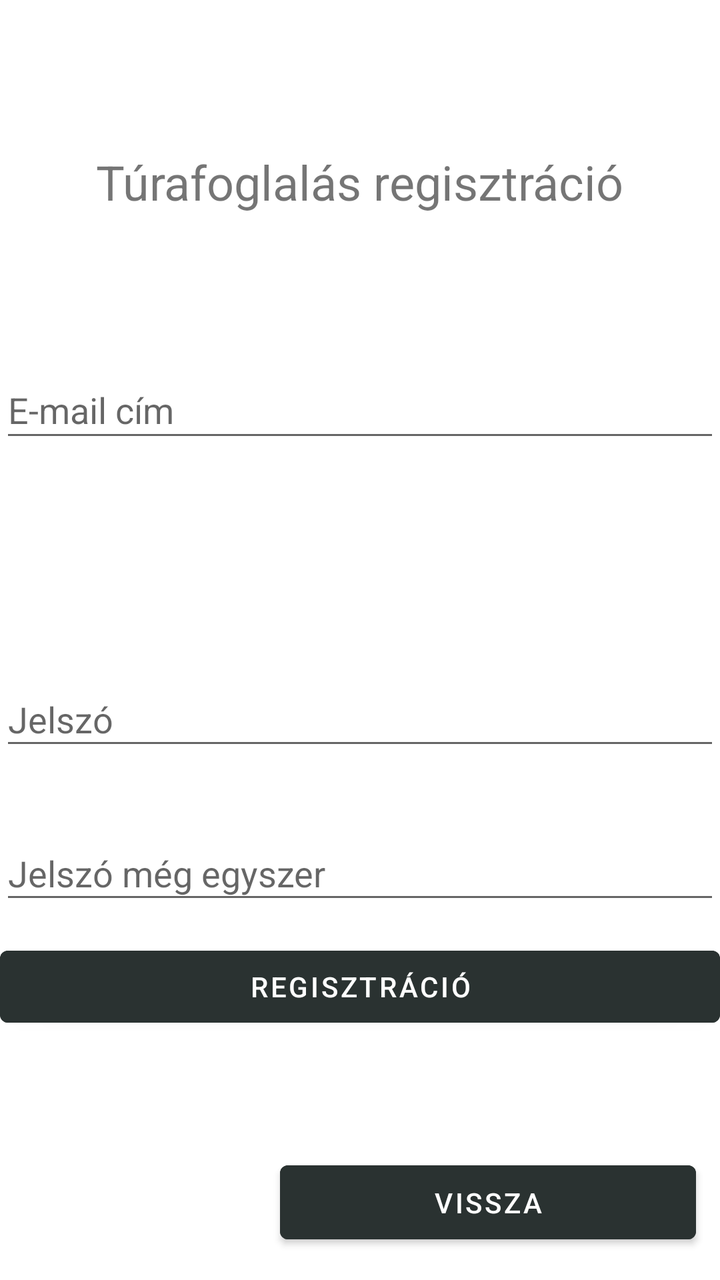
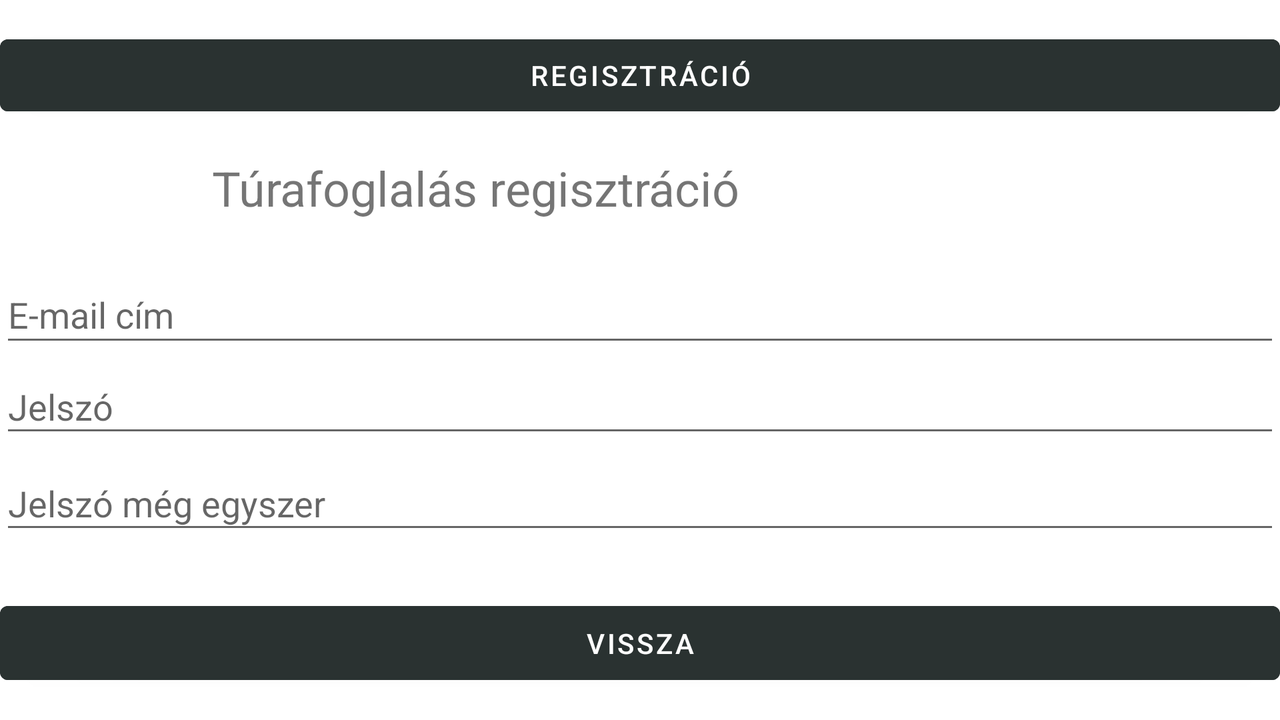

Compare how this app lays out the same screen by default and in its alternative resource folder. The renders come first, then the two layout files and the values they reference.
<!-- AndroidManifest.xml: application theme Theme.Turafoglalas -->
<!-- res/layout/activity_register.xml -->
<?xml version="1.0" encoding="utf-8"?>
<androidx.constraintlayout.widget.ConstraintLayout xmlns:android="http://schemas.android.com/apk/res/android"
    xmlns:app="http://schemas.android.com/apk/res-auto"
    xmlns:tools="http://schemas.android.com/tools"
    android:layout_width="match_parent"
    android:layout_height="match_parent"
    tools:context=".activity.RegisterActivity">

    <TextView
        android:id="@+id/textView"
        android:layout_width="wrap_content"
        android:layout_height="wrap_content"
        android:text="@string/app_register_text"
        android:textSize="24sp"
        app:layout_constraintBottom_toBottomOf="parent"
        app:layout_constraintEnd_toEndOf="parent"
        app:layout_constraintStart_toStartOf="parent"
        app:layout_constraintTop_toTopOf="parent"
        app:layout_constraintVertical_bias="0.123" />

    <EditText
        android:id="@+id/input_email"
        android:layout_width="@dimen/login_elements_width"
        android:layout_height="45dp"
        android:ems="10"
        android:hint="@string/email_text"
        android:inputType="textEmailAddress"
        app:layout_constraintBottom_toBottomOf="parent"
        app:layout_constraintEnd_toEndOf="parent"
        app:layout_constraintStart_toStartOf="parent"
        app:layout_constraintTop_toTopOf="parent"
        app:layout_constraintVertical_bias="0.304" />

    <EditText
        android:id="@+id/input_password"
        android:layout_width="@dimen/login_elements_width"
        android:layout_height="44dp"
        android:layout_marginBottom="150dp"
        android:ems="10"
        android:hint="@string/password_text"
        android:inputType="textPassword"
        app:layout_constraintBottom_toBottomOf="parent"
        app:layout_constraintEnd_toEndOf="parent"
        app:layout_constraintStart_toStartOf="parent"
        app:layout_constraintTop_toBottomOf="@+id/input_email"
        app:layout_constraintVertical_bias="@dimen/register_input_bias" />

    <EditText
        android:id="@+id/input_password_again"
        android:layout_width="@dimen/login_elements_width"
        android:layout_height="44dp"
        android:layout_marginBottom="150dp"
        android:ems="10"
        android:hint="@string/password_again_text"
        android:inputType="textPassword"
        app:layout_constraintBottom_toBottomOf="parent"
        app:layout_constraintEnd_toEndOf="parent"
        app:layout_constraintStart_toStartOf="parent"
        app:layout_constraintTop_toBottomOf="@+id/input_password"
        app:layout_constraintVertical_bias="@dimen/register_input_bias" />

    <Button
        android:id="@+id/button_register"
        android:layout_width="@dimen/login_elements_width"
        android:layout_height="wrap_content"
        android:backgroundTint="@color/button_color"
        android:text="@string/register_text"
        android:onClick="register"
        app:layout_constraintBottom_toBottomOf="parent"
        app:layout_constraintEnd_toEndOf="parent"
        app:layout_constraintStart_toStartOf="parent"
        app:layout_constraintTop_toBottomOf="@+id/input_password_again"
        app:layout_constraintVertical_bias="0.091"
        tools:ignore="UsingOnClickInXml" />

    <Button
        android:id="@+id/button_back"
        android:layout_width="208dp"
        android:layout_height="49dp"
        android:backgroundTint="@color/button_color"
        android:onClick="back"
        android:text="@string/back_text"
        app:layout_constraintBottom_toBottomOf="parent"
        app:layout_constraintEnd_toEndOf="parent"
        app:layout_constraintHorizontal_bias="0.921"
        app:layout_constraintStart_toStartOf="parent"
        app:layout_constraintTop_toTopOf="parent"
        app:layout_constraintVertical_bias="0.976"
        tools:ignore="UsingOnClickInXml" />

</androidx.constraintlayout.widget.ConstraintLayout>
<!-- resources referenced by this layout -->
<resources>
  <color name="button_color">#2A3231</color>
  <string name="app_register_text">Túrafoglalás regisztráció</string>
  <string name="back_text">Vissza</string>
  <string name="email_text">E-mail cím</string>
  <string name="password_again_text">Jelszó még egyszer</string>
  <string name="password_text">Jelszó</string>
  <string name="register_text">Regisztráció</string>
  <style name="Theme.Turafoglalas" parent="Theme.MaterialComponents.DayNight.DarkActionBar">
          
          <item name="colorPrimary">@color/purple_500</item>
          <item name="colorPrimaryVariant">@color/purple_700</item>
          <item name="colorOnPrimary">@color/white</item>
          
          <item name="colorSecondary">@color/teal_200</item>
          <item name="colorSecondaryVariant">@color/teal_700</item>
          <item name="colorOnSecondary">@color/black</item>
          
          <item name="android:statusBarColor" tools:targetApi="l">?attr/colorPrimaryVariant</item>
          
      </style>
  <color name="purple_500">#FF6200EE</color>
  <color name="purple_700">#FF3700B3</color>
  <color name="white">#FFFFFFFF</color>
  <color name="teal_200">#FF03DAC5</color>
  <color name="teal_700">#FF018786</color>
  <color name="black">#FF000000</color>
</resources>
<!-- res/layout-land/activity_register.xml (the repository's variant of the layout above) -->
<!-- drawn on the phone turned sideways -->
<?xml version="1.0" encoding="utf-8"?>
<androidx.constraintlayout.widget.ConstraintLayout xmlns:android="http://schemas.android.com/apk/res/android"
    xmlns:app="http://schemas.android.com/apk/res-auto"
    xmlns:tools="http://schemas.android.com/tools"
    android:layout_width="match_parent"
    android:layout_height="match_parent"
    tools:context=".activity.RegisterActivity">

    <EditText
        android:id="@+id/input_email"
        android:layout_width="@dimen/login_elements_width"
        android:layout_height="45dp"
        android:ems="10"
        android:hint="@string/email_text"
        android:inputType="textEmailAddress"
        app:layout_constraintBottom_toBottomOf="parent"
        app:layout_constraintEnd_toEndOf="parent"
        app:layout_constraintHorizontal_bias="0.21"
        app:layout_constraintStart_toStartOf="parent"
        app:layout_constraintTop_toTopOf="parent"
        app:layout_constraintVertical_bias="0.423" />

    <EditText
        android:id="@+id/input_password"
        android:layout_width="@dimen/login_elements_width"
        android:layout_height="44dp"
        android:ems="10"
        android:hint="@string/password_text"
        android:inputType="textPassword"
        app:layout_constraintBottom_toBottomOf="parent"
        app:layout_constraintEnd_toEndOf="parent"
        app:layout_constraintHorizontal_bias="0.21"
        app:layout_constraintStart_toStartOf="parent"
        app:layout_constraintTop_toTopOf="parent"
        app:layout_constraintVertical_bias="0.569" />

    <TextView
        android:id="@+id/textView"
        android:layout_width="wrap_content"
        android:layout_height="wrap_content"
        android:text="@string/app_register_text"
        android:textSize="24sp"
        app:layout_constraintBottom_toBottomOf="parent"
        app:layout_constraintEnd_toEndOf="parent"
        app:layout_constraintHorizontal_bias="0.282"
        app:layout_constraintStart_toStartOf="parent"
        app:layout_constraintTop_toTopOf="parent"
        app:layout_constraintVertical_bias="0.237" />

    <EditText
        android:id="@+id/input_password_again"
        android:layout_width="@dimen/login_elements_width"
        android:layout_height="44dp"
        android:ems="10"
        android:hint="@string/password_again_text"
        android:inputType="textPassword"
        app:layout_constraintBottom_toBottomOf="parent"
        app:layout_constraintEnd_toEndOf="parent"
        app:layout_constraintHorizontal_bias="0.21"
        app:layout_constraintStart_toStartOf="parent"
        app:layout_constraintTop_toTopOf="parent"
        app:layout_constraintVertical_bias="0.722" />

    <Button
        android:id="@+id/button_register"
        android:layout_width="@dimen/login_landscape_width"
        android:layout_height="wrap_content"
        android:backgroundTint="@color/button_color"
        android:onClick="register"
        android:text="@string/register_text"
        app:layout_constraintBottom_toBottomOf="parent"
        app:layout_constraintEnd_toEndOf="parent"
        app:layout_constraintHorizontal_bias="0.969"
        app:layout_constraintStart_toStartOf="parent"
        app:layout_constraintTop_toTopOf="parent"
        app:layout_constraintVertical_bias="0.044"
        tools:ignore="UsingOnClickInXml" />

    <Button
        android:id="@+id/button_back"
        android:layout_width="@dimen/login_landscape_width"
        android:layout_height="49dp"
        android:backgroundTint="@color/button_color"
        android:onClick="back"
        android:text="@string/back_text"
        app:layout_constraintBottom_toBottomOf="parent"
        app:layout_constraintEnd_toEndOf="parent"
        app:layout_constraintHorizontal_bias="0.969"
        app:layout_constraintStart_toStartOf="parent"
        app:layout_constraintTop_toTopOf="parent"
        app:layout_constraintVertical_bias="0.955"
        tools:ignore="UsingOnClickInXml" />

</androidx.constraintlayout.widget.ConstraintLayout>
